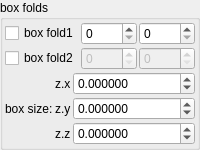
    <widget class="QGroupBox" name="groupBox_7">
     <property name="title">
      <string>box folds</string>
     </property>
     <layout class="QVBoxLayout" name="verticalLayout_9" stretch="0,0">
      <property name="spacing">
       <number>2</number>
      </property>
      <property name="leftMargin">
       <number>2</number>
      </property>
      <property name="topMargin">
       <number>2</number>
      </property>
      <property name="rightMargin">
       <number>2</number>
      </property>
      <property name="bottomMargin">
       <number>2</number>
      </property>
      <item>
       <layout class="QGridLayout" name="gridLayout_15" columnstretch="0,1,1">
        <property name="spacing">
         <number>2</number>
        </property>
        <item row="0" column="2">
         <widget class="MySpinBox" name="spinboxInt_transf_stop_iterations_I">
          <property name="sizePolicy">
           <sizepolicy hsizetype="Minimum" vsizetype="Maximum">
            <horstretch>0</horstretch>
            <verstretch>0</verstretch>
           </sizepolicy>
          </property>
          <property name="maximum">
           <number>999</number>
          </property>
         </widget>
        </item>
        <item row="0" column="1">
         <widget class="MySpinBox" name="spinboxInt_transf_start_iterations_I">
          <property name="sizePolicy">
           <sizepolicy hsizetype="Minimum" vsizetype="Maximum">
            <horstretch>0</horstretch>
            <verstretch>0</verstretch>
           </sizepolicy>
          </property>
          <property name="maximum">
           <number>999</number>
          </property>
         </widget>
        </item>
        <item row="0" column="0">
         <widget class="MyCheckBox" name="checkBox_transf_function_enabledBx">
          <property name="text">
           <string notr="true">box fold1</string>
          </property>
         </widget>
        </item>
        <item row="1" column="0">
         <widget class="MyCheckBox" name="checkBox_transf_function_enabledBx_false">
          <property name="text">
           <string notr="true">box fold2</string>
          </property>
         </widget>
        </item>
        <item row="1" column="1">
         <widget class="MySpinBox" name="spinboxInt_transf_start_iterations_B">
          <property name="enabled">
           <bool>false</bool>
          </property>
          <property name="sizePolicy">
           <sizepolicy hsizetype="Minimum" vsizetype="Maximum">
            <horstretch>0</horstretch>
            <verstretch>0</verstretch>
           </sizepolicy>
          </property>
          <property name="maximum">
           <number>999</number>
          </property>
         </widget>
        </item>
        <item row="1" column="2">
         <widget class="MySpinBox" name="spinboxInt_transf_stop_iterations_B">
          <property name="enabled">
           <bool>false</bool>
          </property>
          <property name="sizePolicy">
           <sizepolicy hsizetype="Minimum" vsizetype="Maximum">
            <horstretch>0</horstretch>
            <verstretch>0</verstretch>
           </sizepolicy>
          </property>
          <property name="maximum">
           <number>999</number>
          </property>
         </widget>
        </item>
       </layout>
      </item>
      <item>
       <layout class="QGridLayout" name="gridLayout" columnstretch="0,0,1">
        <property name="spacing">
         <number>2</number>
        </property>
        <item row="3" column="2">
         <widget class="MyDoubleSpinBox" name="spinbox3_transf_addition_constant_0555_x">
          <property name="sizePolicy">
           <sizepolicy hsizetype="Minimum" vsizetype="Maximum">
            <horstretch>0</horstretch>
            <verstretch>0</verstretch>
           </sizepolicy>
          </property>
          <property name="prefix">
           <string/>
          </property>
          <property name="suffix">
           <string/>
          </property>
          <property name="decimals">
           <number>6</number>
          </property>
          <property name="minimum">
           <double>-99.989999999999995</double>
          </property>
          <property name="maximum">
           <double>99.989999999999995</double>
          </property>
          <property name="singleStep">
           <double>0.100000000000000</double>
          </property>
         </widget>
        </item>
        <item row="5" column="1">
         <widget class="QLabel" name="label_122">
          <property name="text">
           <string notr="true">z.z</string>
          </property>
         </widget>
        </item>
        <item row="4" column="2">
         <widget class="MyDoubleSpinBox" name="spinbox3_transf_addition_constant_0555_y">
          <property name="sizePolicy">
           <sizepolicy hsizetype="Minimum" vsizetype="Maximum">
            <horstretch>0</horstretch>
            <verstretch>0</verstretch>
           </sizepolicy>
          </property>
          <property name="prefix">
           <string/>
          </property>
          <property name="suffix">
           <string/>
          </property>
          <property name="decimals">
           <number>6</number>
          </property>
          <property name="minimum">
           <double>-99.989999999999995</double>
          </property>
          <property name="maximum">
           <double>99.989999999999995</double>
          </property>
          <property name="singleStep">
           <double>0.100000000000000</double>
          </property>
         </widget>
        </item>
        <item row="3" column="0" rowspan="3">
         <widget class="QLabel" name="label_108">
          <property name="text">
           <string>box size:</string>
          </property>
         </widget>
        </item>
        <item row="5" column="2">
         <widget class="MyDoubleSpinBox" name="spinbox3_transf_addition_constant_0555_z">
          <property name="sizePolicy">
           <sizepolicy hsizetype="Minimum" vsizetype="Maximum">
            <horstretch>0</horstretch>
            <verstretch>0</verstretch>
           </sizepolicy>
          </property>
          <property name="prefix">
           <string/>
          </property>
          <property name="suffix">
           <string/>
          </property>
          <property name="decimals">
           <number>6</number>
          </property>
          <property name="minimum">
           <double>-99.989999999999995</double>
          </property>
          <property name="maximum">
           <double>99.989999999999995</double>
          </property>
          <property name="singleStep">
           <double>0.100000000000000</double>
          </property>
         </widget>
        </item>
        <item row="4" column="1">
         <widget class="QLabel" name="label_124">
          <property name="text">
           <string notr="true">z.y</string>
          </property>
         </widget>
        </item>
        <item row="3" column="1">
         <widget class="QLabel" name="label_121">
          <property name="text">
           <string notr="true">z.x</string>
          </property>
         </widget>
        </item>
       </layout>
      </item>
     </layout>
    </widget>
